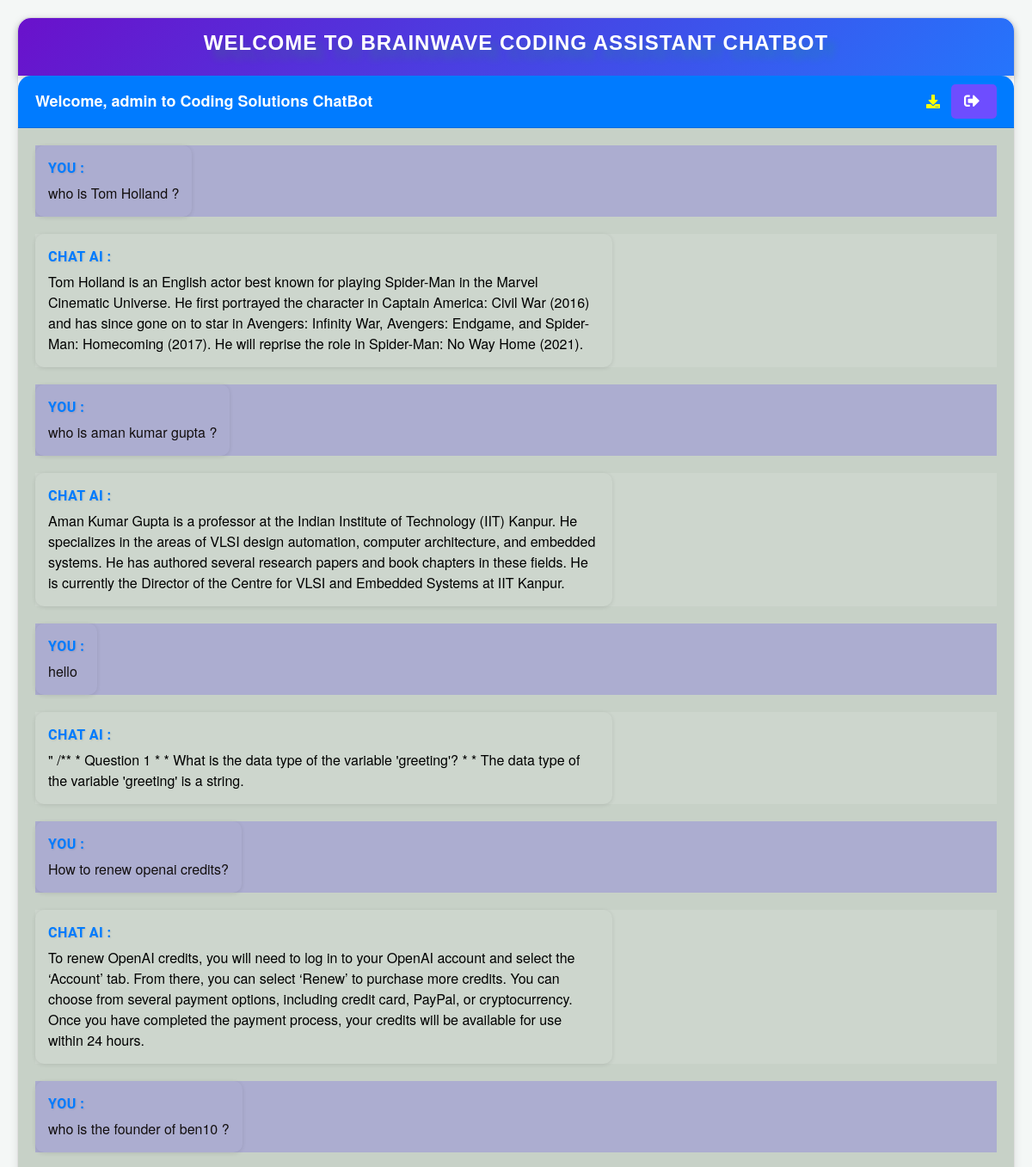
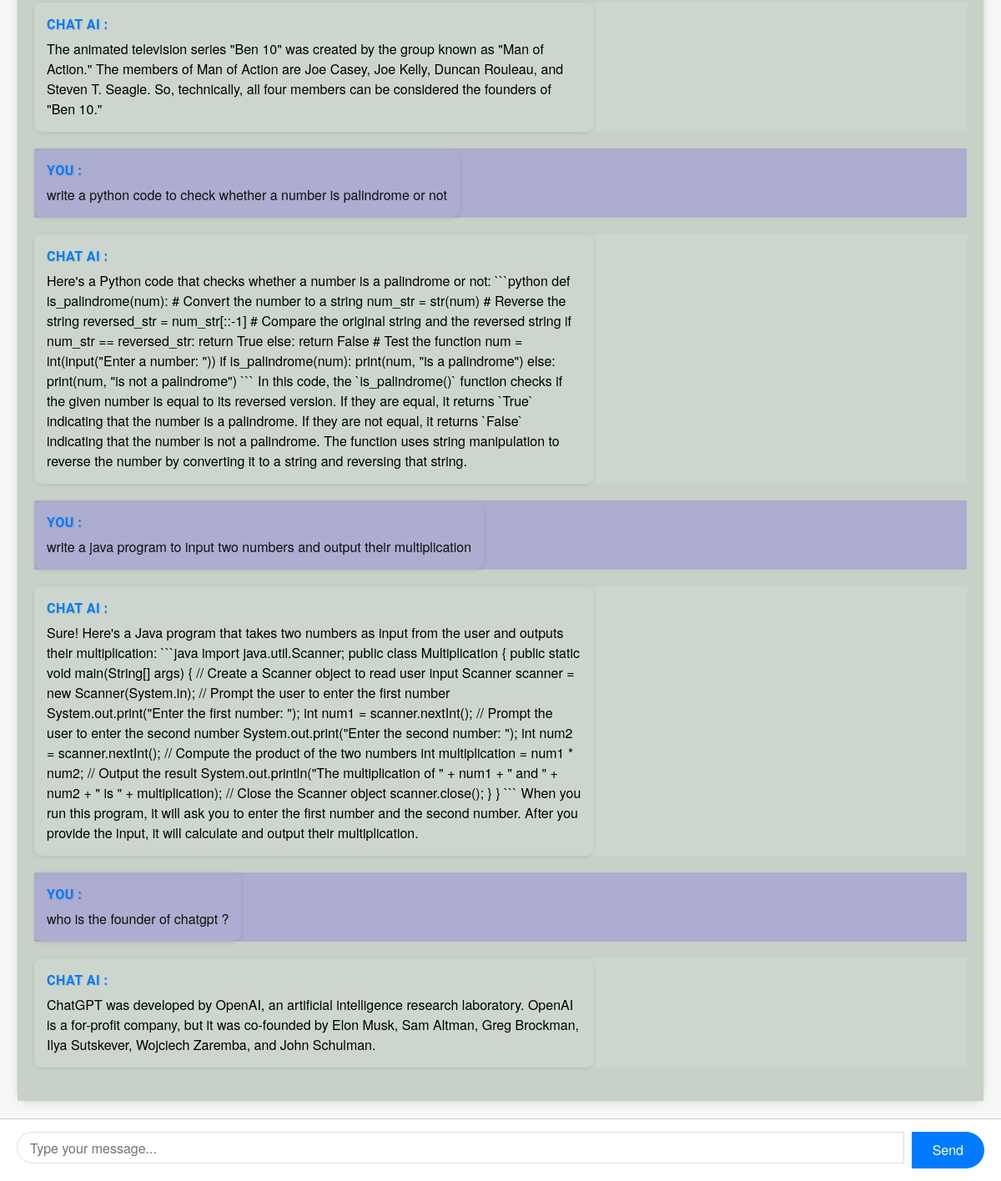
The page /chatbot (signed in) on the database its author committed (2 pictures, top to bottom).
### chatbot/models.py (models this page shows, shortened)
class Chat(models.Model):
    user = models.ForeignKey(User, on_delete=models.CASCADE)
    message = models.TextField()
    response = models.TextField()
    created_at = models.DateTimeField(auto_now_add=True)

### chatbot/views.py (the view, shortened to what this page needs)
# urls.py: path('chatbot', views.chatbot, name='chatbot'),
def chatbot(request):
    chats = Chat.objects.filter(user=request.user)
    return render(request, 'chatbot.html', {'chats': chats})

### templates/chatbot.html (shortened to what this page needs)
{% extends 'base.html' %}
{% load static %}
{% block content %}
<div class="chat-container">
  <div class="card flex-grow-1">
    <div class="chat-header-strip">
      <h2 class="chat-title">Welcome to BrainWave Coding Assistant Chatbot</h2>
    </div>
{% if user.is_authenticated %}
  <div class="card-header bg-primary text-white header-container">
    <b>Welcome, {{user.username}} to Coding Solutions ChatBot</b>
    <a href="#" class="btn btn-download" title="Download your Chat" id="download-btn">
      <i class="fas fa-download"></i>
    </a>
    <a  class="logout-button" title="Logout" onclick="confirmLogout()">
      <i class="fas fa-sign-out-alt"></i>
    </a>
  </div>
{% else %}
  <div class="card-header bg-primary text-white header-container">
    <a href="login">Login</a> | <a href="register">Register</a>
  </div>
{% endif %}
    <div class="card-body messages-box">
      <ul class="list-unstyled messages-list">
        {% for chat in chats %}
        {% if chat.user == request.user %}
        <li class="message sent">
          <div class="message-text">
            <div class="message-sender">You : </div>
            <div class="message-content">{{chat.message}}</div>
          </div>
        </li>
        <li class="message received">
          <div class="message-text">
            <div class="message-sender">CHAT AI : </div>
            <div class="message-content">{{chat.response|safe}}</div>
          </div>
        </li>
        {% endif %}
        {% endfor %}
      </ul>
    </div>
  </div>
  <form class="message-form">
    <div class="input-group">
      <input type="text" class="form-control message-input" placeholder="Type your message...">
      <div class="input-group-append">
        <button type="submit" class="btn btn-primary btn-send">Send</button>
      </div>
    </div>
  </form>
</div>
{% endblock %}

### templates/base.html (shortened to what this page needs)
<!DOCTYPE html>
<html lang="en">
  <head>
    <link rel="stylesheet" href="https://stackpath.bootstrapcdn.com/bootstrap/4.3.1/css/bootstrap.min.css">
    <link rel="stylesheet" href="https://cdnjs.cloudflare.com/ajax/libs/font-awesome/5.15.4/css/all.min.css">
  </head>
  <body>
    {% block content %}{% endblock %}
  </body>
</html>

### rows shown on the page
Chat: message "who is Tom Holland ?", response "Tom Holland is an English actor best known for playing Spider-Man in the Marvel Cinematic Universe. He first portrayed the character in Captain America: Civil War (2016) and has since gone on to star in Avengers: Infinity War, Avengers: Endgame, and Spider-Man: Homecoming (2017). He will reprise the role in Spider-Man: No Way Home (2021)."
Chat: message "who is aman kumar gupta ?", response "Aman Kumar Gupta is a professor at the Indian Institute of Technology (IIT) Kanpur. He specializes in the areas of VLSI design automation, computer architecture, and embedded systems. He has authored several research papers and book chapters in these fields. He is currently the Director of the Centre for VLSI and Embedded Systems at IIT Kanpur."
Chat: message "hello", response "\" /** * Question 1 * * What is the data type of the variable 'greeting'? * * The data type of the variable 'greeting' is a string."
Chat: message "How to renew openai credits?", response "To renew OpenAI credits, you will need to log in to your OpenAI account and select the ‘Account’ tab. From there, you can select ‘Renew’ to purchase more credits. You can choose from several payment options, including credit card, PayPal, or cryptocurrency. Once you have completed the payment process, your credits will be available for use within 24 hours."
Chat: message "who is the founder of ben10 ?", response "The animated television series \"Ben 10\" was created by the group known as \"Man of Action.\" The members of Man of Action are Joe Casey, Joe Kelly, Duncan Rouleau, and Steven T. Seagle. So, technically, all four members can be considered the founders of \"Ben 10.\""
Chat: message "write a python code to check whether a number is palindrome or not", response "Here's a Python code that checks whether a number is a palindrome or not: ```python def is_palindrome(num): # Convert the number to a string num_str = str(num) # Reverse the string reversed_str = num_str[::-1] # Compare the original string and the reversed string if num_str == reversed_str: return True else: return False # Test the function num = int(input(\"Enter a number: \")) if is_palindrome(num): print(num, \"is a palindrome\") else: print(num, \"is not a palindrome\") ``` In this code, the `is_palindrome()` function checks if the given number is equal to its reversed version. If they are equal, it returns `True` indicating that the number is a palindrome. If they are not equal, it returns…"
Chat: message "write a java program to input two numbers and output their multiplication", response "Sure! Here's a Java program that takes two numbers as input from the user and outputs their multiplication: ```java import java.util.Scanner; public class Multiplication { public static void main(String[] args) { // Create a Scanner object to read user input Scanner scanner = new Scanner(System.in); // Prompt the user to enter the first number System.out.print(\"Enter the first number: \"); int num1 = scanner.nextInt(); // Prompt the user to enter the second number System.out.print(\"Enter the second number: \"); int num2 = scanner.nextInt(); // Compute the product of the two numbers int multiplication = num1 * num2; // Output the result System.out.println(\"The multiplication of \" + num1 + \"…"
Chat: message "who is the founder of chatgpt ?", response "ChatGPT was developed by OpenAI, an artificial intelligence research laboratory. OpenAI is a for-profit company, but it was co-founded by Elon Musk, Sam Altman, Greg Brockman, Ilya Sutskever, Wojciech Zaremba, and John Schulman."

### other values the page prints
{{ user.username }} "admin"
